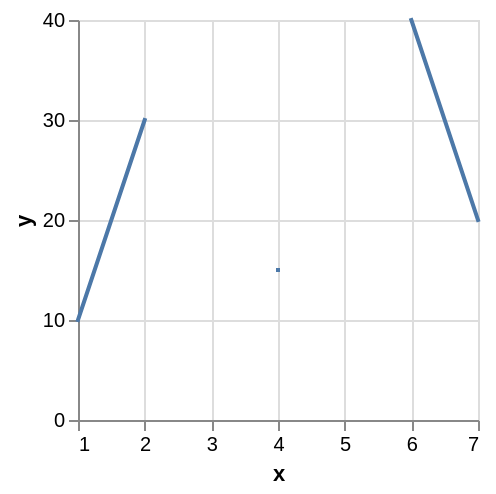

The specification (Vega-Lite) saved for this image:
### Vega specification from a JSON file in a GitHub repository (floating-point values rounded to 4 significant figures)
{"$schema": "https://vega.github.io/schema/vega/v5.json", "background": "white", "padding": 5, "width": 200, "height": 200, "style": "cell", "data": [{"name": "source_0", "values": [{"x": 1, "y": 10}, {"x": 2, "y": 30}, {"x": 3, "y": null}, {"x": 4, "y": 15}, {"x": 5, "y": null}, {"x": 6, "y": 40}, {"x": 7, "y": 20}]}, {"name": "data_0", "source": "source_0", "transform": [{"type": "formula", "expr": "toNumber(datum[\"x\"])", "as": "x"}]}], "marks": [{"name": "marks", "type": "line", "style": ["line"], "sort": {"field": "x"}, "from": {"data": "data_0"}, "encode": {"update": {"strokeCap": {"value": "square"}, "stroke": {"value": "#4c78a8"}, "description": {"signal": "\"x: \" + (format(datum[\"x\"], \"\")) + \"; y: \" + (format(datum[\"y\"], \"\"))"}, "x": {"scale": "x", "field": "x"}, "y": {"scale": "y", "field": "y"}, "defined": {"signal": "isValid(datum[\"x\"]) && isFinite(+datum[\"x\"]) && isValid(datum[\"y\"]) && isFinite(+datum[\"y\"])"}}}}], "scales": [{"name": "x", "type": "linear", "domain": {"data": "data_0", "field": "x"}, "range": [0, {"signal": "width"}], "nice": true, "zero": false}, {"name": "y", "type": "linear", "domain": {"data": "data_0", "field": "y"}, "range": [{"signal": "height"}, 0], "nice": true, "zero": true}], "axes": [{"scale": "x", "orient": "bottom", "gridScale": "y", "grid": true, "tickCount": {"signal": "ceil(width/40)"}, "domain": false, "labels": false, "aria": false, "maxExtent": 0, "minExtent": 0, "ticks": false, "zindex": 0}, {"scale": "y", "orient": "left", "gridScale": "x", "grid": true, "tickCount": {"signal": "ceil(height/40)"}, "domain": false, "labels": false, "aria": false, "maxExtent": 0, "minExtent": 0, "ticks": false, "zindex": 0}, {"scale": "x", "orient": "bottom", "grid": false, "title": "x", "labelFlush": true, "labelOverlap": true, "tickCount": {"signal": "ceil(width/40)"}, "zindex": 0}, {"scale": "y", "orient": "left", "grid": false, "title": "y", "labelOverlap": true, "tickCount": {"signal": "ceil(height/40)"}, "zindex": 0}]}
